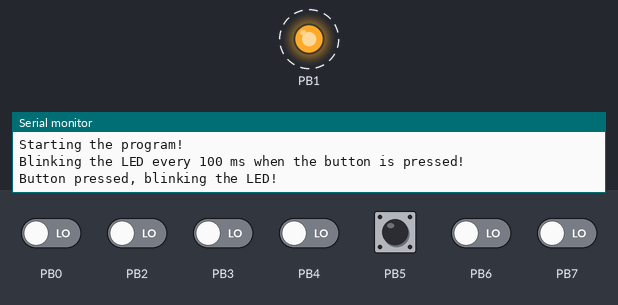
Simulated run of this program. Board: ATmega328P, built with avr-gcc and emulated at 16 MHz. Shown: output pins drawn as LEDs (lit = HIGH), the last lines printed to the serial monitor. Dashed ring = blinking. Inputs (shaded band) come from the test bench; at power-on: PB5 HIGH, PB0, PB2–4, PB6, PB7 LOW.

Above: at 1.22 s.
1.4 s: PB5 pulled LOW for 0.25 s
At 1.57 s:
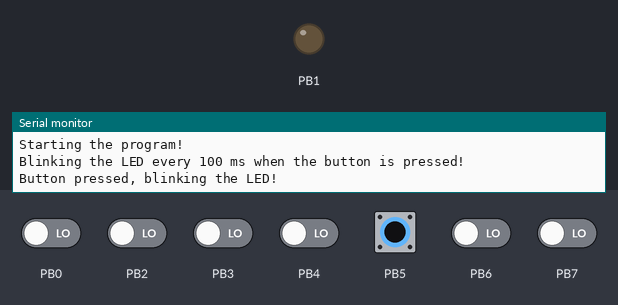
At 1.93 s:
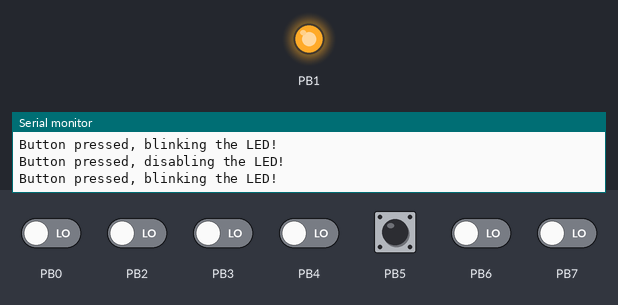
Timing chart, 0 to 10.4 s (numbered marks = the images above; inputs shaded):
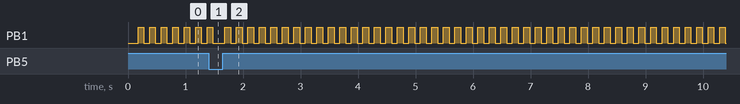

Measured:
- by itself, PB1: repeats every 0.20 s: HIGH 0.10 s, LOW 0.10 s

The program:

main.cpp
```cpp
/**
 * @brief Simple driver implementation with C++ classes.
 */
#include "driver/button.h"
#include "driver/led.h"
#include "driver/serial.h"

namespace
{
/**
 * @brief Run the program.
 *
 *        Blink the given LED whenever the given button is pressed.
 *
 * @param[in] led Reference to the LED to blink.
 * @param[in] button Reference to button used to blink the LED.
 * @param[in] serial Serial device user to print data.
 * @param[in] blinkSpeed_ms The LED blink speed (default = 100 ms).
 */
void runProgram(driver::LedInterface& led, driver::ButtonInterface& button,
                driver::SerialInterface& serial, const uint16_t blinkSpeed_ms = 100U)
{
    serial.printf("Starting the program!\n");
    serial.printf("Blinking the LED every %u ms when the button is pressed!\n", blinkSpeed_ms);

    // Create a variable to implement edge detection.
    bool lastInput{false};

    // Run the program continuously.
    while (1)
    {
        // Read the input from the button.
        const auto newInput{button.input()};

        // Log button events.
        if (newInput && !lastInput) { serial.printf("Button pressed, blinking the LED!\n"); }
        else if (!newInput && lastInput) { serial.printf("Button pressed, disabling the LED!\n"); }

        // Blink the LED if the button is pressed, independent of the edge.
        if (newInput) { led.blink(blinkSpeed_ms); }

        // Save the last input for next detection.
        lastInput = newInput;
    }
}
} // namespace

/**
 * @brief Initialize the hardware and run the program.
 */
int main()
{
    // Initialize an LED connected to pin 9.
    driver::Led led1{9U};

    // Initialize a button connected to pin 13.
    driver::Button button1{13U};

    // Run the program.
    runProgram(led1, button1, driver::Serial::getInstance());
}
```

button.cpp
```cpp
/**
 * @brief Button implementation details for ATmega328P.
 */
#include <stdint.h>

#include <avr/io.h>

#include "button.h"
#include "serial.h"

namespace driver
{
// -----------------------------------------------------------------------------
Button::Button(const uint8_t pin) noexcept
    : myPortReg{nullptr}
    , myPinReg{nullptr}
    , myPin{}
{
    // Pin 0 - 7 => the button is connected to I/O port D.
    if (7U >= pin)
    {
        myPortReg = &PORTD;
        myPinReg  = &PIND;
        myPin     = pin;
    }
    // Pin 8 - 13 => the button is connected to I/O port B.
    else if ((13U >= pin) && (8U <= pin))
    {
        myPortReg = &PORTB;
        myPinReg  = &PINB;
        myPin = pin - 8U;
    }
    // Print an error message if the pin number is invalid.
    else
    {
        // Halt execution if the pin number is invalid.
        Serial::getInstance().printf("Invalid pin number %u!\n", pin);
        Serial::getInstance().printf("Halting execution of the program!\n");
        while (1);
    }
    // Enable the internal pullup resistor by setting the corresponding bit in PORTx.
    *myPortReg |= (1UL << myPin);
    Serial::getInstance().printf("Button at pin %u initialized!\n", pin);
}

// -----------------------------------------------------------------------------
Button::~Button() noexcept
{
    // Disable the internal pullup resistor before deletion.
    *myPortReg &= ~(1UL << myPin);
}

// -----------------------------------------------------------------------------
bool Button::input() const noexcept
{
    // Read the input from PINx, return true if the button is pressed.
    return *myPinReg & (1UL << myPin);
}

// -----------------------------------------------------------------------------
uint8_t Button::pin() const noexcept
{
    // For port B, add offset so that it's pins map to Arduino pins 8 – 13.
    if (&PORTB == myPortReg) { return myPin + 8U; }
    else { return myPin; }
}
} // namespace driver
```

button.h
```cpp
/**
 * @brief Button implementation for ATmega328P.
 */
#pragma once

#include <stdint.h>

#include "button_interface.h"

namespace driver
{
/**
 * @brief Button implementation for ATmega328P.
 *
 *        This class is non-copyable and non-movable.
 */
class Button final : public ButtonInterface
{
public:
    /**
     * @brief Create a new button.
     *
     * @param[in] pin Arduino pin number 0 - 13.
     */
    explicit Button(const uint8_t pin) noexcept;

    /**
     * @brief Delete the button.
     *
     *        Deactivate the internal pullup resistor before deletion.
     */
    ~Button() noexcept override;

    /**
     * @brief Read the button input.
     *
     * @return True if the button is pressed, false otherwise.
     */
    bool input() const noexcept override;

    /**
     * @brief Get the Arduino pin number the button is connected to.
     *
     * @return The Arduino pin number the button is connected to.
     */
    uint8_t pin() const noexcept;

    Button()                         = delete; // No default constructor (we need a pin number).
    Button(const Button&)            = delete; // No copy constructor (we don't want copies).
    Button(Button&&)                 = delete; // No move constructor (we don't want to move memory).
    Button& operator=(const Button&) = delete; // No copy assignment.
    Button& operator=(Button&&)      = delete; // No move assignment.

private:
    /** Pointer to the port register, e.g. PORTx. */
    volatile uint8_t* myPortReg;

    /** Pointer to the pin register, e.g. PINx. */
    volatile uint8_t* myPinReg;

    /** GPIO pin number on the associated port (0 - 7). */
    uint8_t myPin;
};
} // namespace driver
```

button_interface.h
```cpp
/**
 * @brief Button interface for using miscellaneous buttons.
 */
#pragma once

namespace driver
{
/**
 * @brief Button interface for using miscellaneous buttons.
 */
class ButtonInterface
{
public:
    /**
     * @brief Delete the button.
     *
     * @note This destructor is used to call the destructor of the sub class
     *       before the button is deleted.
     */
    virtual ~ButtonInterface() noexcept = default;

    /**
     * @brief Read the button input.
     *
     * @return True if the button is pressed, false otherwise.
     */
    virtual bool input() const = 0;
};
} // namespace driver
```

led.cpp
```cpp
/**
 * @brief LED driver implementation details for ATmega328P.
 */
#define F_CPU 16000000UL // 16 MHz CPU frequency (needed by <util/delay.h>).

#include <avr/io.h>     // For DDRB, PORTB.
#include <util/delay.h> // For _delay_ms.

#include "led.h"
#include "serial.h"

namespace
{
// -----------------------------------------------------------------------------
void delay_ms(const uint16_t delayTime_ms) noexcept
{
    // For x ms, run x laps * 1 ms via a for loop.
    for (uint16_t i{}; i < delayTime_ms; ++i)
    {
        _delay_ms(1U);
    }
}
} // namespace

namespace driver
{

// -----------------------------------------------------------------------------
Led::Led(const uint8_t pin, const bool startVal) noexcept
    : myDirReg{nullptr}
    , myPortReg{nullptr}
    , myPinReg{nullptr}
    , myPin{}
{
    // If the pin is between 0 - 7, the LED is connected to I/O port D.
    if (7U >= pin)
    {
        myDirReg  = &DDRD;
        myPortReg = &PORTD;
        myPinReg  = &PIND;
        myPin     = pin;
    }
    // Else if the pin is between 8 - 13, the LED is connected to I/O port D.
    else if ((8U <= pin) && (13U >= pin))
    {
        myDirReg  = &DDRB;
        myPortReg = &PORTB;
        myPinReg  = &PINB;
        myPin     = pin - 8U;
    }
    else
    {
        // Halt execution if the pin number is invalid.
        Serial::getInstance().printf("Invalid pin number %u!\n", pin);
        Serial::getInstance().printf("Halting execution of the program!\n");
        while (1);
    }
    // Set the pin to output by setting the corresponding bit in DDRx.
    *myDirReg |= (1UL << myPin);
    Serial::getInstance().printf("Led at pin %u initialized!\n", pin);
}

// -----------------------------------------------------------------------------
Led::~Led() noexcept
{
    // Clear DDRx and PORTx before deleting the LED.
    *myDirReg &= ~(1UL << myPin);
    *myPortReg &= ~(1UL << myPin);
}

// -----------------------------------------------------------------------------
bool Led::isEnabled() const noexcept
{
    // Return true if the corresponding bit in PINx is set.
    return *myPinReg & (1UL << myPin);
}

// -----------------------------------------------------------------------------
void Led::setEnabled(const bool enable) noexcept
{
    if (enable)
    {
        // Enable the LED by setting the corresponding bit in PORTx.
        *myPortReg |= (1UL << myPin);
    }
    else
    {
        // Disable the LED by clearing the corresponding bit in PORTx.
        *myPortReg &= ~(1UL << myPin);
    }
}

// -----------------------------------------------------------------------------
void Led::toggle() noexcept
{
    // Toggle the LED by "writing" to PINx; the hardware will toggle the output.
        *myPinReg = (1UL << myPin);
}

// -----------------------------------------------------------------------------
void Led::blink(const uint16_t blinkPeriod_ms) noexcept
{
    // Toggle the LED and generate a delay twice.
    toggle();
    delay_ms(blinkPeriod_ms);
    toggle();
    delay_ms(blinkPeriod_ms);
}

// -----------------------------------------------------------------------------
uint8_t Led::pin() const noexcept
{
    // For port B, add offset so that it's pins map to Arduino pins 8 – 13.
    if (&PORTB == myPortReg) { return myPin + 8U; }
    else { return myPin; }
}
} // namespace driver
```

led.h
```cpp
/**
 * @brief LED driver for ATmega328P.
 */
#pragma once

#include <stdint.h>

#include "led_interface.h"

namespace driver
{
/**
 * @brief LED driver for ATmega328P.
 *
 *        This class is non-copyable and non-movable.
 */
class Led final : public LedInterface
{
public:
    /**
     * @brief Create a new LED.
     *
     * @param[in] pin Arduino pin number (0 - 13) the LED is connected to.
     * @param[in] startVal Initial value of the LED (default = disabled).
     */
    explicit Led(const uint8_t pin, const bool startVal = false) noexcept;

    /**
     * @brief Delete the LED.
     */
    ~Led() noexcept override;

    /**
     * @brief Check whether the LED is enabled.
     *
     * @return True if the LED is enabled, false otherwise.
     */
    bool isEnabled() const noexcept override;

    /**
     * @brief Enable/disable the LED.
     *
     * @param[in] enable True to enable the LED, false otherwise.
     */
    void setEnabled(const bool enable) noexcept override;

    /**
     * @brief Toggle the LED.
     */
    void toggle() noexcept override;

    /**
     * @brief Blink the LED with the given blink period.
     *
     * @param[in] blinkPeriod_ms The blink period in millisecond (0 - 65 seconds).
     */
    void blink(const uint16_t blinkPeriod_ms) noexcept override;

    /**
     * @brief Get the Arduino pin number the LED is connected to.
     *
     * @return The Arduino pin number the LED is connected to.
     */
    uint8_t pin() const noexcept;

    Led(const Led&)            = delete; // No copy constructor.
    Led(Led&&)                 = delete; // No move constructor.
    Led& operator=(const Led&) = delete; // No copy assignment.
    Led& operator=(Led&&)      = delete; // No move assignment.

private:
    /** Pointer to the data direction register, e.g. DDRx. */
    volatile uint8_t* myDirReg;

    /** Pointer to the port register, e.g. PORTx. */
    volatile uint8_t* myPortReg;

    /** Pointer to the pin register, e.g. PINx. */
    volatile uint8_t* myPinReg;

    /** GPIO pin number on the associated port (0 - 7). */
    uint8_t myPin;
};
} // namespace driver
```

led_interface.h
```cpp
/**
 * @brief Led implementation for miscellaneous LEDs.
 */
#pragma once

#include <stdint.h>

namespace driver
{
/**
 * @brief Led implementation for miscellaneous LEDs.
 */
class LedInterface
{
public:
    /**
     * @brief Delete the LED.
     */
    virtual ~LedInterface() noexcept = default;

    /**
     * @brief Check whether the LED is enabled.
     *
     * @return True if the LED is enabled, false otherwise.
     */
    virtual bool isEnabled() const = 0;

    /**
     * @brief Enable/disable the LED.
     *
     * @param[in] enable True to enable the LED, false otherwise.
     */
    virtual void setEnabled(const bool enable) = 0;

    /**
     * @brief Toggle the LED.
     */
    virtual void toggle() = 0;

    /**
     * @brief Blink the LED with the given blink period.
     *
     * @param[in] blinkPeriod_ms The blink period in millisecond (0 - 65 seconds).
     */
    virtual void blink(const uint16_t blinkPeriod_ms) = 0;
};
} // namespace driver
```

serial.cpp
```cpp
/**
 * @brief Implementation details of serial driver.
 */
#include <avr/io.h>

#include "serial.h"

/**
 * @note Definitions required to satisfy the linker when using C++ interfaces and static local
 *       variables in embedded projects.
 */
void operator delete(void*, unsigned int) noexcept {}
extern "C" void __cxa_pure_virtual() {}
extern "C" int __cxa_guard_acquire (volatile void *g) { return !*(char *)g; }
extern "C" void __cxa_guard_release (volatile void *g) { *(char *)g = 1; }
extern "C" void __cxa_guard_abort (volatile void *) {}

namespace driver
{
namespace
{
/**
 * @brief Structure holding serial parameters.
 */
struct Param
{
    // Baud rate in bps.
    static constexpr uint32_t BaudRate_bps{9600U};

    // Carriage return character.
    static constexpr char CarriageReturn{'\r'};

    // New line character.
    static constexpr char NewLine{'\n'};
};

// -----------------------------------------------------------------------------
void transmitChar(const char character) noexcept
{
    // Wait until the previous character has been sent.
    while (0U == (UCSR0A & (1UL << UDRE0)));

    // Put the new character in the transmission register.
    UDR0 = character;
}
} // namespace

// -----------------------------------------------------------------------------
SerialInterface& Serial::getInstance() noexcept
{
    // Create and initialize the singleton serial instance (once only).
    static Serial myInstance{};

    // Return a reference to the singleton serial instance, cast to the corresponding interface.
    return myInstance;
}

// -----------------------------------------------------------------------------
uint32_t Serial::baudRate_bps() const { return Param::BaudRate_bps; }

// -----------------------------------------------------------------------------
Serial::Serial() noexcept
{
    // Baud rate value corresponding to 9600 kbps.
    constexpr uint16_t baudRateValue{103U};

    // Enable UART transmission.
    UCSR0B = (1UL << TXEN0);

    // Set the data size to eight bits per byte.
    UCSR0C = ((1UL << UCSZ00) | (1UL << UCSZ01));

    // Set the baud rate to 9600 kbps.
    UBRR0 = baudRateValue;

    // Send carriage return to align the first message left.
    UDR0 = Param::CarriageReturn;
}

// -----------------------------------------------------------------------------
void Serial::print(const char* message) const noexcept
{
    // Transmit each character of the string one by one.
    for (const char* it{message}; *it; ++it)
    {
        transmitChar(*it);

        // Send new line characters instead of carriage returns.
        if (Param::CarriageReturn == *it)
        {
            transmitChar(Param::NewLine);
        }
    }
}
} // namespace drivertu
```

serial.h
```cpp
/**
 * @brief Serial driver for ATmega328P.
 */
#pragma once

#include "serial_interface.h"

namespace driver
{
/**
 * @brief Serial driver for ATmega328P.
 *
 *        Use the singleton design pattern to ensure only one serial device instance exists,
 *        reflecting the hardware limitation of a single serial port on the MCU.
 */
class Serial final : public SerialInterface
{
public:
    /**
     * @brief Get the singleton serial instance.
     *
     * @return Reference to the singleton serial instance.
     */
    static SerialInterface& getInstance() noexcept;

    /**
     * @brief Get the baud rate of the serial device.
     *
     * @return The baud rate in bps (bits per second).
     */
    uint32_t baudRate_bps() const override;

    Serial(const Serial&)                      = delete; // No copy constructor.
    Serial(Serial&& other) noexcept            = delete; // No move constructor.
    Serial& operator=(const Serial&)           = delete; // No copy assignment.
    Serial& operator=(Serial&& other) noexcept = delete; // No move assignment.

private:
    /**
     * @brief Create new serial device.
     */
    Serial() noexcept;

    /**
     * @brief Delete the serial device.
     */
    ~Serial() noexcept override = default;

    /**
     * @brief Print the given string in the serial terminal.
     *
     * @param[in] str The string to print.
     */
    void print(const char* str) const noexcept override;
};
} // namespace driver
```

Source omitted: serial_interface.h (2120 bytes)
